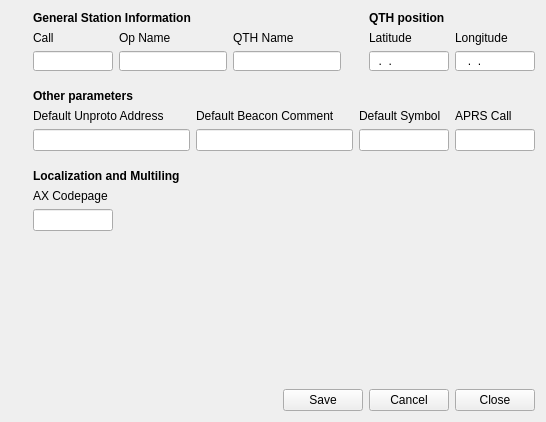
      <widget class="QWidget" name="tab">
       <attribute name="icon">
        <iconset resource="../gui.qrc">
         <normaloff>:/images/properties.png</normaloff>:/images/properties.png</iconset>
       </attribute>
       <attribute name="title">
        <string>General</string>
       </attribute>
       <layout class="QVBoxLayout" name="verticalLayout_25">
        <item>
         <layout class="QHBoxLayout" name="horizontalLayout_5">
          <item>
           <layout class="QVBoxLayout" name="verticalLayout_12">
            <item>
             <layout class="QHBoxLayout" name="horizontalLayout">
              <item>
               <widget class="QLabel" name="label">
                <property name="sizePolicy">
                 <sizepolicy hsizetype="Fixed" vsizetype="Fixed">
                  <horstretch>0</horstretch>
                  <verstretch>0</verstretch>
                 </sizepolicy>
                </property>
                <property name="maximumSize">
                 <size>
                  <width>16</width>
                  <height>16</height>
                 </size>
                </property>
                <property name="text">
                 <string/>
                </property>
                <property name="pixmap">
                 <pixmap resource="../gui.qrc">:/images/user.png</pixmap>
                </property>
                <property name="scaledContents">
                 <bool>true</bool>
                </property>
               </widget>
              </item>
              <item>
               <widget class="QLabel" name="label_7">
                <property name="font">
                 <font>
                  <bold>true</bold>
                 </font>
                </property>
                <property name="text">
                 <string>General Station Information</string>
                </property>
                <property name="scaledContents">
                 <bool>false</bool>
                </property>
               </widget>
              </item>
             </layout>
            </item>
            <item>
             <layout class="QHBoxLayout" name="horizontalLayout_6">
              <item>
               <spacer name="verticalSpacer_11">
                <property name="orientation">
                 <enum>Qt::Horizontal</enum>
                </property>
                <property name="sizeType">
                 <enum>QSizePolicy::Fixed</enum>
                </property>
                <property name="sizeHint" stdset="0">
                 <size>
                  <width>22</width>
                  <height>16</height>
                 </size>
                </property>
               </spacer>
              </item>
              <item>
               <layout class="QVBoxLayout" name="verticalLayout_2">
                <item>
                 <widget class="QLabel" name="label_8">
                  <property name="text">
                   <string>Call</string>
                  </property>
                 </widget>
                </item>
                <item>
                 <widget class="QLineEdit" name="sysvar_Call">
                  <property name="sizePolicy">
                   <sizepolicy hsizetype="Fixed" vsizetype="Fixed">
                    <horstretch>0</horstretch>
                    <verstretch>0</verstretch>
                   </sizepolicy>
                  </property>
                  <property name="minimumSize">
                   <size>
                    <width>80</width>
                    <height>20</height>
                   </size>
                  </property>
                  <property name="maximumSize">
                   <size>
                    <width>80</width>
                    <height>20</height>
                   </size>
                  </property>
                  <property name="toolTip">
                   <string>&lt;!DOCTYPE HTML PUBLIC &quot;-//W3C//DTD HTML 4.0//EN&quot; &quot;http://www.w3.org/TR/REC-html40/strict.dtd&quot;&gt;
&lt;html&gt;&lt;head&gt;&lt;meta name=&quot;qrichtext&quot; content=&quot;1&quot; /&gt;&lt;style type=&quot;text/css&quot;&gt;
p, li { white-space: pre-wrap; }
&lt;/style&gt;&lt;/head&gt;&lt;body style=&quot; font-family:'MS Shell Dlg 2'; font-size:8.25pt; font-weight:400; font-style:normal;&quot;&gt;
&lt;p style=&quot; margin-top:0px; margin-bottom:0px; margin-left:0px; margin-right:0px; -qt-block-indent:0; text-indent:0px;&quot;&gt;&lt;span style=&quot; font-size:8pt;&quot;&gt;Enter &lt;/span&gt;&lt;span style=&quot; font-size:8pt; font-style:italic;&quot;&gt;Call&lt;/span&gt;&lt;span style=&quot; font-size:8pt;&quot;&gt; of the APRS Station&lt;/span&gt;&lt;/p&gt;&lt;/body&gt;&lt;/html&gt;</string>
                  </property>
                  <property name="maxLength">
                   <number>9</number>
                  </property>
                 </widget>
                </item>
               </layout>
              </item>
              <item>
               <layout class="QVBoxLayout" name="verticalLayout_6">
                <item>
                 <widget class="QLabel" name="label_13">
                  <property name="text">
                   <string>Op Name</string>
                  </property>
                 </widget>
                </item>
                <item>
                 <widget class="QLineEdit" name="sysvar_Name">
                  <property name="sizePolicy">
                   <sizepolicy hsizetype="Expanding" vsizetype="Fixed">
                    <horstretch>0</horstretch>
                    <verstretch>0</verstretch>
                   </sizepolicy>
                  </property>
                  <property name="minimumSize">
                   <size>
                    <width>80</width>
                    <height>20</height>
                   </size>
                  </property>
                  <property name="maximumSize">
                   <size>
                    <width>800</width>
                    <height>20</height>
                   </size>
                  </property>
                  <property name="toolTip">
                   <string>&lt;!DOCTYPE HTML PUBLIC &quot;-//W3C//DTD HTML 4.0//EN&quot; &quot;http://www.w3.org/TR/REC-html40/strict.dtd&quot;&gt;
&lt;html&gt;&lt;head&gt;&lt;meta name=&quot;qrichtext&quot; content=&quot;1&quot; /&gt;&lt;style type=&quot;text/css&quot;&gt;
p, li { white-space: pre-wrap; }
&lt;/style&gt;&lt;/head&gt;&lt;body style=&quot; font-family:'MS Shell Dlg 2'; font-size:8.25pt; font-weight:400; font-style:normal;&quot;&gt;
&lt;p style=&quot; margin-top:0px; margin-bottom:0px; margin-left:0px; margin-right:0px; -qt-block-indent:0; text-indent:0px;&quot;&gt;Enter &lt;span style=&quot; font-style:italic;&quot;&gt;Operator Name&lt;/span&gt; of the APRS Station&lt;/p&gt;&lt;/body&gt;&lt;/html&gt;</string>
                  </property>
                  <property name="maxLength">
                   <number>20</number>
                  </property>
                 </widget>
                </item>
               </layout>
              </item>
              <item>
               <layout class="QVBoxLayout" name="verticalLayout_11">
                <item>
                 <widget class="QLabel" name="label_15">
                  <property name="text">
                   <string>QTH Name</string>
                  </property>
                 </widget>
                </item>
                <item>
                 <widget class="QLineEdit" name="sysvar_QTHN">
                  <property name="sizePolicy">
                   <sizepolicy hsizetype="Expanding" vsizetype="Fixed">
                    <horstretch>0</horstretch>
                    <verstretch>0</verstretch>
                   </sizepolicy>
                  </property>
                  <property name="minimumSize">
                   <size>
                    <width>80</width>
                    <height>20</height>
                   </size>
                  </property>
                  <property name="maximumSize">
                   <size>
                    <width>800</width>
                    <height>20</height>
                   </size>
                  </property>
                  <property name="toolTip">
                   <string>&lt;!DOCTYPE HTML PUBLIC &quot;-//W3C//DTD HTML 4.0//EN&quot; &quot;http://www.w3.org/TR/REC-html40/strict.dtd&quot;&gt;
&lt;html&gt;&lt;head&gt;&lt;meta name=&quot;qrichtext&quot; content=&quot;1&quot; /&gt;&lt;style type=&quot;text/css&quot;&gt;
p, li { white-space: pre-wrap; }
&lt;/style&gt;&lt;/head&gt;&lt;body style=&quot; font-family:'MS Shell Dlg 2'; font-size:8.25pt; font-weight:400; font-style:normal;&quot;&gt;
&lt;p style=&quot; margin-top:0px; margin-bottom:0px; margin-left:0px; margin-right:0px; -qt-block-indent:0; text-indent:0px;&quot;&gt;Enter &lt;span style=&quot; font-style:italic;&quot;&gt;QTH Name&lt;/span&gt; of the APRS Staion&lt;/p&gt;&lt;/body&gt;&lt;/html&gt;</string>
                  </property>
                  <property name="maxLength">
                   <number>20</number>
                  </property>
                 </widget>
                </item>
               </layout>
              </item>
             </layout>
            </item>
           </layout>
          </item>
          <item>
           <layout class="QVBoxLayout" name="verticalLayout_10">
            <item>
             <layout class="QHBoxLayout" name="horizontalLayout_17">
              <item>
               <widget class="QLabel" name="label_5">
                <property name="sizePolicy">
                 <sizepolicy hsizetype="Fixed" vsizetype="Fixed">
                  <horstretch>0</horstretch>
                  <verstretch>0</verstretch>
                 </sizepolicy>
                </property>
                <property name="maximumSize">
                 <size>
                  <width>16</width>
                  <height>16</height>
                 </size>
                </property>
                <property name="text">
                 <string/>
                </property>
                <property name="pixmap">
                 <pixmap resource="../gui.qrc">:/images/home.png</pixmap>
                </property>
                <property name="scaledContents">
                 <bool>true</bool>
                </property>
               </widget>
              </item>
              <item>
               <widget class="QLabel" name="label_12">
                <property name="font">
                 <font>
                  <bold>true</bold>
                 </font>
                </property>
                <property name="text">
                 <string>QTH position</string>
                </property>
                <property name="scaledContents">
                 <bool>false</bool>
                </property>
               </widget>
              </item>
             </layout>
            </item>
            <item>
             <layout class="QHBoxLayout" name="horizontalLayout_3">
              <item>
               <spacer name="verticalSpacer_10">
                <property name="orientation">
                 <enum>Qt::Horizontal</enum>
                </property>
                <property name="sizeType">
                 <enum>QSizePolicy::Fixed</enum>
                </property>
                <property name="sizeHint" stdset="0">
                 <size>
                  <width>22</width>
                  <height>16</height>
                 </size>
                </property>
               </spacer>
              </item>
              <item>
               <layout class="QVBoxLayout" name="verticalLayout_3">
                <item>
                 <widget class="QLabel" name="label_9">
                  <property name="sizePolicy">
                   <sizepolicy hsizetype="Fixed" vsizetype="Fixed">
                    <horstretch>0</horstretch>
                    <verstretch>0</verstretch>
                   </sizepolicy>
                  </property>
                  <property name="text">
                   <string>Latitude</string>
                  </property>
                 </widget>
                </item>
                <item>
                 <widget class="QLineEdit" name="sysvar_Lat">
                  <property name="sizePolicy">
                   <sizepolicy hsizetype="Fixed" vsizetype="Fixed">
                    <horstretch>0</horstretch>
                    <verstretch>0</verstretch>
                   </sizepolicy>
                  </property>
                  <property name="minimumSize">
                   <size>
                    <width>0</width>
                    <height>0</height>
                   </size>
                  </property>
                  <property name="maximumSize">
                   <size>
                    <width>80</width>
                    <height>20</height>
                   </size>
                  </property>
                  <property name="toolTip">
                   <string>&lt;!DOCTYPE HTML PUBLIC &quot;-//W3C//DTD HTML 4.0//EN&quot; &quot;http://www.w3.org/TR/REC-html40/strict.dtd&quot;&gt;
&lt;html&gt;&lt;head&gt;&lt;meta name=&quot;qrichtext&quot; content=&quot;1&quot; /&gt;&lt;style type=&quot;text/css&quot;&gt;
p, li { white-space: pre-wrap; }
&lt;/style&gt;&lt;/head&gt;&lt;body style=&quot; font-family:'MS Shell Dlg 2'; font-size:8.25pt; font-weight:400; font-style:normal;&quot;&gt;
&lt;p style=&quot; margin-top:0px; margin-bottom:0px; margin-left:0px; margin-right:0px; -qt-block-indent:0; text-indent:0px;&quot;&gt;Enter &lt;span style=&quot; font-weight:600; font-style:italic;&quot;&gt;Lat&lt;/span&gt;&lt;span style=&quot; font-style:italic;&quot;&gt;itude&lt;/span&gt; of the APRS Station position&lt;/p&gt;&lt;/body&gt;&lt;/html&gt;</string>
                  </property>
                  <property name="inputMask">
                   <string>00.00.00&gt;A</string>
                  </property>
                  <property name="text">
                   <string>..</string>
                  </property>
                  <property name="maxLength">
                   <number>9</number>
                  </property>
                 </widget>
                </item>
               </layout>
              </item>
              <item>
               <layout class="QVBoxLayout" name="verticalLayout_4">
                <item>
                 <widget class="QLabel" name="label_10">
                  <property name="sizePolicy">
                   <sizepolicy hsizetype="Fixed" vsizetype="Fixed">
                    <horstretch>0</horstretch>
                    <verstretch>0</verstretch>
                   </sizepolicy>
                  </property>
                  <property name="text">
                   <string>Longitude</string>
                  </property>
                 </widget>
                </item>
                <item>
                 <widget class="QLineEdit" name="sysvar_Lng">
                  <property name="sizePolicy">
                   <sizepolicy hsizetype="Fixed" vsizetype="Fixed">
                    <horstretch>0</horstretch>
                    <verstretch>0</verstretch>
                   </sizepolicy>
                  </property>
                  <property name="maximumSize">
                   <size>
                    <width>80</width>
                    <height>20</height>
                   </size>
                  </property>
                  <property name="toolTip">
                   <string>&lt;!DOCTYPE HTML PUBLIC &quot;-//W3C//DTD HTML 4.0//EN&quot; &quot;http://www.w3.org/TR/REC-html40/strict.dtd&quot;&gt;
&lt;html&gt;&lt;head&gt;&lt;meta name=&quot;qrichtext&quot; content=&quot;1&quot; /&gt;&lt;style type=&quot;text/css&quot;&gt;
p, li { white-space: pre-wrap; }
&lt;/style&gt;&lt;/head&gt;&lt;body style=&quot; font-family:'MS Shell Dlg 2'; font-size:8.25pt; font-weight:400; font-style:normal;&quot;&gt;
&lt;p style=&quot; margin-top:0px; margin-bottom:0px; margin-left:0px; margin-right:0px; -qt-block-indent:0; text-indent:0px;&quot;&gt;&lt;span style=&quot; font-size:8pt;&quot;&gt;Enter &lt;/span&gt;&lt;span style=&quot; font-size:8pt; font-weight:600; font-style:italic;&quot;&gt;L&lt;/span&gt;&lt;span style=&quot; font-size:8pt; font-style:italic;&quot;&gt;o&lt;/span&gt;&lt;span style=&quot; font-size:8pt; font-weight:600; font-style:italic;&quot;&gt;ng&lt;/span&gt;&lt;span style=&quot; font-size:8pt; font-style:italic;&quot;&gt;itude&lt;/span&gt;&lt;span style=&quot; font-size:8pt;&quot;&gt; of the APRS Station position&lt;/span&gt;&lt;/p&gt;&lt;/body&gt;&lt;/html&gt;</string>
                  </property>
                  <property name="inputMask">
                   <string>000.00.00&gt;A</string>
                  </property>
                  <property name="maxLength">
                   <number>10</number>
                  </property>
                 </widget>
                </item>
               </layout>
              </item>
             </layout>
            </item>
           </layout>
          </item>
         </layout>
        </item>
        <item>
         <spacer name="verticalSpacer_7">
          <property name="orientation">
           <enum>Qt::Vertical</enum>
          </property>
          <property name="sizeType">
           <enum>QSizePolicy::Fixed</enum>
          </property>
          <property name="sizeHint" stdset="0">
           <size>
            <width>16</width>
            <height>12</height>
           </size>
          </property>
         </spacer>
        </item>
        <item>
         <layout class="QVBoxLayout" name="verticalLayout_23">
          <item>
           <layout class="QHBoxLayout" name="horizontalLayout_21">
            <item>
             <widget class="QLabel" name="label_4">
              <property name="maximumSize">
               <size>
                <width>16</width>
                <height>16</height>
               </size>
              </property>
              <property name="text">
               <string/>
              </property>
              <property name="pixmap">
               <pixmap resource="../gui.qrc">:/images/other_params.png</pixmap>
              </property>
              <property name="scaledContents">
               <bool>true</bool>
              </property>
             </widget>
            </item>
            <item>
             <widget class="QLabel" name="label_18">
              <property name="font">
               <font>
                <bold>true</bold>
               </font>
              </property>
              <property name="text">
               <string>Other parameters</string>
              </property>
             </widget>
            </item>
           </layout>
          </item>
          <item>
           <layout class="QHBoxLayout" name="horizontalLayout_7">
            <item>
             <spacer name="verticalSpacer_8">
              <property name="orientation">
               <enum>Qt::Horizontal</enum>
              </property>
              <property name="sizeType">
               <enum>QSizePolicy::Fixed</enum>
              </property>
              <property name="sizeHint" stdset="0">
               <size>
                <width>22</width>
                <height>16</height>
               </size>
              </property>
             </spacer>
            </item>
            <item>
             <layout class="QVBoxLayout" name="verticalLayout_5">
              <item>
               <widget class="QLabel" name="label_11">
                <property name="text">
                 <string>Default Unproto Address</string>
                </property>
               </widget>
              </item>
              <item>
               <widget class="QLineEdit" name="sysvar_DefaultUnproto">
                <property name="toolTip">
                 <string>&lt;!DOCTYPE HTML PUBLIC &quot;-//W3C//DTD HTML 4.0//EN&quot; &quot;http://www.w3.org/TR/REC-html40/strict.dtd&quot;&gt;
&lt;html&gt;&lt;head&gt;&lt;meta name=&quot;qrichtext&quot; content=&quot;1&quot; /&gt;&lt;style type=&quot;text/css&quot;&gt;
p, li { white-space: pre-wrap; }
&lt;/style&gt;&lt;/head&gt;&lt;body style=&quot; font-family:'MS Shell Dlg 2'; font-size:8.25pt; font-weight:400; font-style:normal;&quot;&gt;
&lt;p style=&quot; margin-top:0px; margin-bottom:0px; margin-left:0px; margin-right:0px; -qt-block-indent:0; text-indent:0px;&quot;&gt;Enter &lt;span style=&quot; font-style:italic;&quot;&gt;Default Unproto Address. &lt;/span&gt;&lt;/p&gt;
&lt;p style=&quot; margin-top:0px; margin-bottom:0px; margin-left:0px; margin-right:0px; -qt-block-indent:0; text-indent:0px;&quot;&gt;This addres use by defaults for the&lt;/p&gt;
&lt;p style=&quot; margin-top:0px; margin-bottom:0px; margin-left:0px; margin-right:0px; -qt-block-indent:0; text-indent:0px;&quot;&gt;beacon and message packets.&lt;/p&gt;&lt;/body&gt;&lt;/html&gt;</string>
                </property>
                <property name="maxLength">
                 <number>100</number>
                </property>
               </widget>
              </item>
             </layout>
            </item>
            <item>
             <layout class="QVBoxLayout" name="verticalLayout_13">
              <item>
               <widget class="QLabel" name="label_16">
                <property name="text">
                 <string>Default Beacon Comment</string>
                </property>
               </widget>
              </item>
              <item>
               <widget class="QLineEdit" name="sysvar_Beacon">
                <property name="toolTip">
                 <string>&lt;!DOCTYPE HTML PUBLIC &quot;-//W3C//DTD HTML 4.0//EN&quot; &quot;http://www.w3.org/TR/REC-html40/strict.dtd&quot;&gt;
&lt;html&gt;&lt;head&gt;&lt;meta name=&quot;qrichtext&quot; content=&quot;1&quot; /&gt;&lt;style type=&quot;text/css&quot;&gt;
p, li { white-space: pre-wrap; }
&lt;/style&gt;&lt;/head&gt;&lt;body style=&quot; font-family:'MS Shell Dlg 2'; font-size:8.25pt; font-weight:400; font-style:normal;&quot;&gt;
&lt;p style=&quot; margin-top:0px; margin-bottom:0px; margin-left:0px; margin-right:0px; -qt-block-indent:0; text-indent:0px;&quot;&gt;Enter &lt;span style=&quot; font-style:italic;&quot;&gt;Default Beacon Comment&lt;/span&gt;.&lt;/p&gt;
&lt;p style=&quot; margin-top:0px; margin-bottom:0px; margin-left:0px; margin-right:0px; -qt-block-indent:0; text-indent:0px;&quot;&gt;This text use by default for new beacons.&lt;/p&gt;&lt;/body&gt;&lt;/html&gt;</string>
                </property>
                <property name="maxLength">
                 <number>100</number>
                </property>
               </widget>
              </item>
             </layout>
            </item>
            <item>
             <layout class="QVBoxLayout" name="verticalLayout_14">
              <item>
               <widget class="QLabel" name="label_17">
                <property name="maximumSize">
                 <size>
                  <width>90</width>
                  <height>16777215</height>
                 </size>
                </property>
                <property name="text">
                 <string>Default Symbol</string>
                </property>
               </widget>
              </item>
              <item>
               <widget class="QLineEdit" name="sysvar_Symbol">
                <property name="sizePolicy">
                 <sizepolicy hsizetype="Fixed" vsizetype="Fixed">
                  <horstretch>0</horstretch>
                  <verstretch>0</verstretch>
                 </sizepolicy>
                </property>
                <property name="maximumSize">
                 <size>
                  <width>90</width>
                  <height>16777215</height>
                 </size>
                </property>
                <property name="toolTip">
                 <string>&lt;!DOCTYPE HTML PUBLIC &quot;-//W3C//DTD HTML 4.0//EN&quot; &quot;http://www.w3.org/TR/REC-html40/strict.dtd&quot;&gt;
&lt;html&gt;&lt;head&gt;&lt;meta name=&quot;qrichtext&quot; content=&quot;1&quot; /&gt;&lt;style type=&quot;text/css&quot;&gt;
p, li { white-space: pre-wrap; }
&lt;/style&gt;&lt;/head&gt;&lt;body style=&quot; font-family:'MS Shell Dlg 2'; font-size:8.25pt; font-weight:400; font-style:normal;&quot;&gt;
&lt;p style=&quot; margin-top:0px; margin-bottom:0px; margin-left:0px; margin-right:0px; -qt-block-indent:0; text-indent:0px;&quot;&gt;Enter &lt;span style=&quot; font-style:italic;&quot;&gt;Default Symbol&lt;/span&gt;.&lt;/p&gt;
&lt;p style=&quot; margin-top:0px; margin-bottom:0px; margin-left:0px; margin-right:0px; -qt-block-indent:0; text-indent:0px;&quot;&gt;This symbol set by default&lt;/p&gt;
&lt;p style=&quot; margin-top:0px; margin-bottom:0px; margin-left:0px; margin-right:0px; -qt-block-indent:0; text-indent:0px;&quot;&gt;on the new beacon.&lt;/p&gt;&lt;/body&gt;&lt;/html&gt;</string>
                </property>
                <property name="maxLength">
                 <number>2</number>
                </property>
               </widget>
              </item>
             </layout>
            </item>
            <item>
             <layout class="QVBoxLayout" name="verticalLayout_15">
              <item>
               <widget class="QLabel" name="label_29">
                <property name="font">
                 <font>
                  <bold>false</bold>
                 </font>
                </property>
                <property name="text">
                 <string>APRS Call</string>
                </property>
               </widget>
              </item>
              <item>
               <widget class="QLineEdit" name="sysvar_APRSCall">
                <property name="sizePolicy">
                 <sizepolicy hsizetype="Fixed" vsizetype="Fixed">
                  <horstretch>0</horstretch>
                  <verstretch>0</verstretch>
                 </sizepolicy>
                </property>
                <property name="maximumSize">
                 <size>
                  <width>80</width>
                  <height>16777215</height>
                 </size>
                </property>
                <property name="toolTip">
                 <string>&lt;!DOCTYPE HTML PUBLIC &quot;-//W3C//DTD HTML 4.0//EN&quot; &quot;http://www.w3.org/TR/REC-html40/strict.dtd&quot;&gt;
&lt;html&gt;&lt;head&gt;&lt;meta name=&quot;qrichtext&quot; content=&quot;1&quot; /&gt;&lt;style type=&quot;text/css&quot;&gt;
p, li { white-space: pre-wrap; }
&lt;/style&gt;&lt;/head&gt;&lt;body style=&quot; font-family:'MS Shell Dlg 2'; font-size:8.25pt; font-weight:400; font-style:normal;&quot;&gt;
&lt;p style=&quot; margin-top:0px; margin-bottom:0px; margin-left:0px; margin-right:0px; -qt-block-indent:0; text-indent:0px;&quot;&gt;Enter &lt;span style=&quot; font-style:italic;&quot;&gt;APRS Call&lt;/span&gt;.&lt;/p&gt;
&lt;p style=&quot;-qt-paragraph-type:empty; margin-top:0px; margin-bottom:0px; margin-left:0px; margin-right:0px; -qt-block-indent:0; text-indent:0px;&quot;&gt;&lt;/p&gt;&lt;/body&gt;&lt;/html&gt;</string>
                </property>
                <property name="maxLength">
                 <number>6</number>
                </property>
               </widget>
              </item>
             </layout>
            </item>
           </layout>
          </item>
         </layout>
        </item>
        <item>
         <spacer name="verticalSpacer_6">
          <property name="orientation">
           <enum>Qt::Vertical</enum>
          </property>
          <property name="sizeType">
           <enum>QSizePolicy::Fixed</enum>
          </property>
          <property name="sizeHint" stdset="0">
           <size>
            <width>16</width>
            <height>12</height>
           </size>
          </property>
         </spacer>
        </item>
        <item>
         <layout class="QVBoxLayout" name="verticalLayout_24">
          <item>
           <layout class="QHBoxLayout" name="horizontalLayout_20">
            <item>
             <widget class="QLabel" name="label_3">
              <property name="maximumSize">
               <size>
                <width>16</width>
                <height>16</height>
               </size>
              </property>
              <property name="text">
               <string/>
              </property>
              <property name="pixmap">
               <pixmap resource="../gui.qrc">:/images/language.png</pixmap>
              </property>
              <property name="scaledContents">
               <bool>true</bool>
              </property>
             </widget>
            </item>
            <item>
             <widget class="QLabel" name="label_19">
              <property name="font">
               <font>
                <bold>true</bold>
               </font>
              </property>
              <property name="text">
               <string>Localization and Multiling</string>
              </property>
             </widget>
            </item>
           </layout>
          </item>
          <item>
           <layout class="QHBoxLayout" name="horizontalLayout_15">
            <item>
             <spacer name="verticalSpacer_9">
              <property name="orientation">
               <enum>Qt::Horizontal</enum>
              </property>
              <property name="sizeType">
               <enum>QSizePolicy::Fixed</enum>
              </property>
              <property name="sizeHint" stdset="0">
               <size>
                <width>22</width>
                <height>16</height>
               </size>
              </property>
             </spacer>
            </item>
            <item>
             <layout class="QVBoxLayout" name="verticalLayout_17">
              <item>
               <widget class="QLabel" name="label_30">
                <property name="font">
                 <font>
                  <bold>false</bold>
                 </font>
                </property>
                <property name="text">
                 <string>AX Codepage</string>
                </property>
               </widget>
              </item>
              <item>
               <widget class="QLineEdit" name="sysvar_AXCODEPAGE">
                <property name="sizePolicy">
                 <sizepolicy hsizetype="Fixed" vsizetype="Fixed">
                  <horstretch>0</horstretch>
                  <verstretch>0</verstretch>
                 </sizepolicy>
                </property>
                <property name="maximumSize">
                 <size>
                  <width>80</width>
                  <height>16777215</height>
                 </size>
                </property>
                <property name="toolTip">
                 <string>&lt;!DOCTYPE HTML PUBLIC &quot;-//W3C//DTD HTML 4.0//EN&quot; &quot;http://www.w3.org/TR/REC-html40/strict.dtd&quot;&gt;
&lt;html&gt;&lt;head&gt;&lt;meta name=&quot;qrichtext&quot; content=&quot;1&quot; /&gt;&lt;style type=&quot;text/css&quot;&gt;
p, li { white-space: pre-wrap; }
&lt;/style&gt;&lt;/head&gt;&lt;body style=&quot; font-family:'MS Shell Dlg 2'; font-size:8.25pt; font-weight:400; font-style:normal;&quot;&gt;
&lt;p style=&quot; margin-top:0px; margin-bottom:0px; margin-left:0px; margin-right:0px; -qt-block-indent:0; text-indent:0px;&quot;&gt;Select &lt;span style=&quot; font-style:italic;&quot;&gt;AX Codepage&lt;/span&gt;.&lt;/p&gt;
&lt;p style=&quot; margin-top:0px; margin-bottom:0px; margin-left:0px; margin-right:0px; -qt-block-indent:0; text-indent:0px;&quot;&gt;This parameter use for decode&lt;/p&gt;
&lt;p style=&quot; margin-top:0px; margin-bottom:0px; margin-left:0px; margin-right:0px; -qt-block-indent:0; text-indent:0px;&quot;&gt;AX packets to local language.&lt;/p&gt;&lt;/body&gt;&lt;/html&gt;</string>
                </property>
                <property name="maxLength">
                 <number>255</number>
                </property>
               </widget>
              </item>
             </layout>
            </item>
            <item>
             <spacer name="horizontalSpacer_7">
              <property name="orientation">
               <enum>Qt::Horizontal</enum>
              </property>
              <property name="sizeHint" stdset="0">
               <size>
                <width>40</width>
                <height>20</height>
               </size>
              </property>
             </spacer>
            </item>
           </layout>
          </item>
         </layout>
        </item>
        <item>
         <spacer name="verticalSpacer">
          <property name="orientation">
           <enum>Qt::Vertical</enum>
          </property>
          <property name="sizeHint" stdset="0">
           <size>
            <width>20</width>
            <height>152</height>
           </size>
          </property>
         </spacer>
        </item>
        <item>
         <layout class="QHBoxLayout" name="horizontalLayout_11">
          <item>
           <spacer>
            <property name="orientation">
             <enum>Qt::Horizontal</enum>
            </property>
            <property name="sizeHint" stdset="0">
             <size>
              <width>40</width>
              <height>20</height>
             </size>
            </property>
           </spacer>
          </item>
          <item>
           <widget class="QPushButton" name="saveButton">
            <property name="toolTip">
             <string>Save all parameters</string>
            </property>
            <property name="text">
             <string>Save</string>
            </property>
           </widget>
          </item>
          <item>
           <widget class="QPushButton" name="cancelButton">
            <property name="toolTip">
             <string>Return previous parameter values.</string>
            </property>
            <property name="text">
             <string>Cancel</string>
            </property>
           </widget>
          </item>
          <item>
           <widget class="QPushButton" name="closeButton">
            <property name="toolTip">
             <string>Close Configure (this) window.
See Icon in system tray.</string>
            </property>
            <property name="text">
             <string>Close</string>
            </property>
           </widget>
          </item>
         </layout>
        </item>
       </layout>
      </widget>
